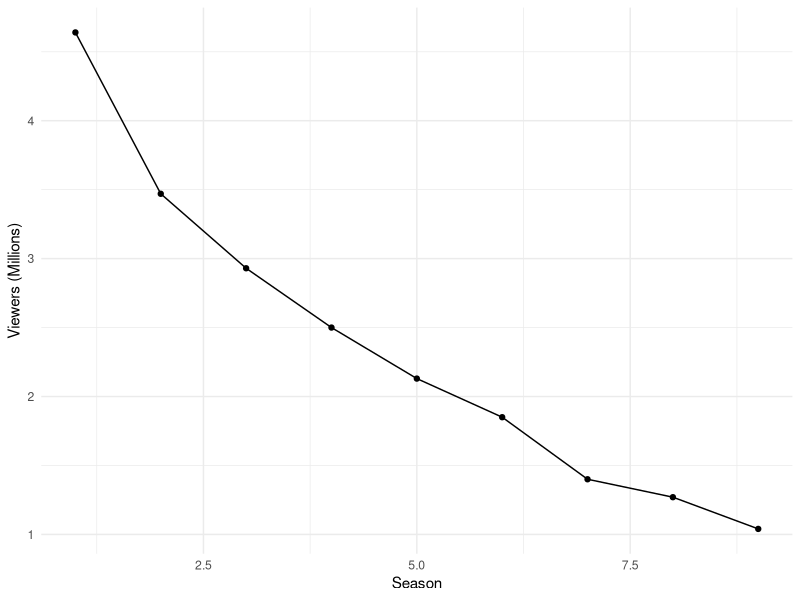
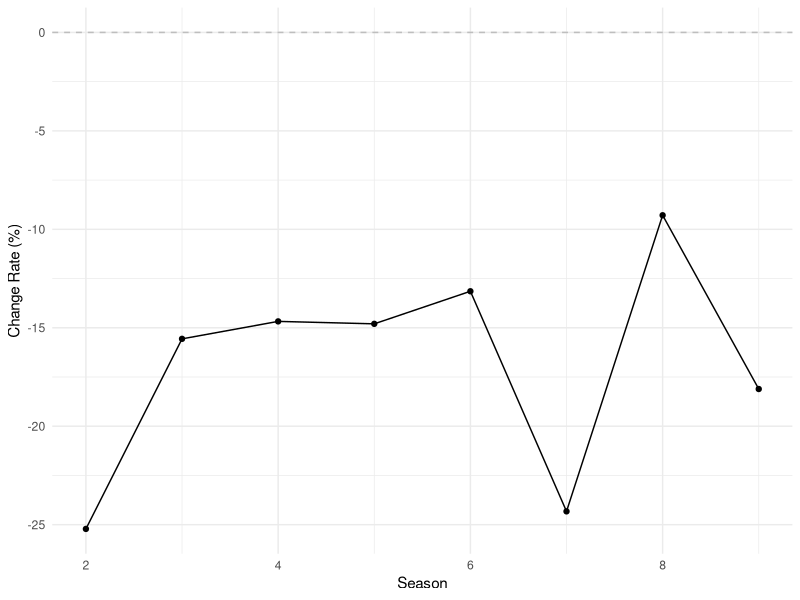

Generate these figures, in order, with R:
## ---- chunk 1
#| fig-subcap: 
#|  - "Suits Viewership Over seasons"
#|  - "Suits change rate of Viewership Over seasons"
#| layout-ncol: 2
#| fig-align: center


library(ggplot2)
season = 1:9
viewers = c(4.64,3.47,2.93,2.50,2.13,1.85,1.40,1.27,1.04)
data <- data.frame(season, viewers)

change_rate <- diff(viewers) / viewers[-length(viewers)] * 100
data_change <- data.frame(
  season = season[-1], 
  change_rate = change_rate
)

ggplot(data, aes(x = season, y = viewers)) +
  geom_line() +
  geom_point() +
  xlab("Season") +
  ylab("Viewers (Millions)")+
  theme_minimal()

ggplot(data_change, aes(x = season, y = change_rate)) +
  geom_line() +
  geom_point() +
  geom_hline(yintercept = 0, linetype = "dashed", color = "gray") +
  xlab("Season")+
  ylab("Change Rate (%)")+
  theme_minimal()
## ---- chunk 2
#| results: asis

season <- 1:9
viewers <- c(4.64, 3.47, 2.93, 2.50, 2.13, 1.85, 1.40, 1.27, 1.04)

viewer_diff <- diff(viewers)

desc1 <- paste0(
  "Between Season 1 and Season 3, the viewership dropped from ", 
  viewers[1], " million to ", viewers[3], " million, a decrease of approximately ", 
  round(viewers[1] - viewers[3], 2), " million viewers."
)

desc2 <- paste0(
  "From Season 3 to Season 5, the viewership declined from ", 
  viewers[3], " million to ", viewers[5], " million, a loss of around ", 
  round(viewers[3] - viewers[5], 2), " million viewers."
)

desc3 <- paste0(
  "The sharpest decline occurred between Season 6 and Season 7, with a drop from ", 
  viewers[6], " million to ", viewers[7], " million, about ", 
  round(viewers[6] - viewers[7], 2), " million viewers."
)

desc4 <- paste0(
  "Overall, from Season 1 to Season 9, the viewership decreased by about ", 
  round(viewers[1] - viewers[9], 2), " million viewers."
)

cat(desc1)
cat(desc2)
cat(desc3)
cat(desc4)
